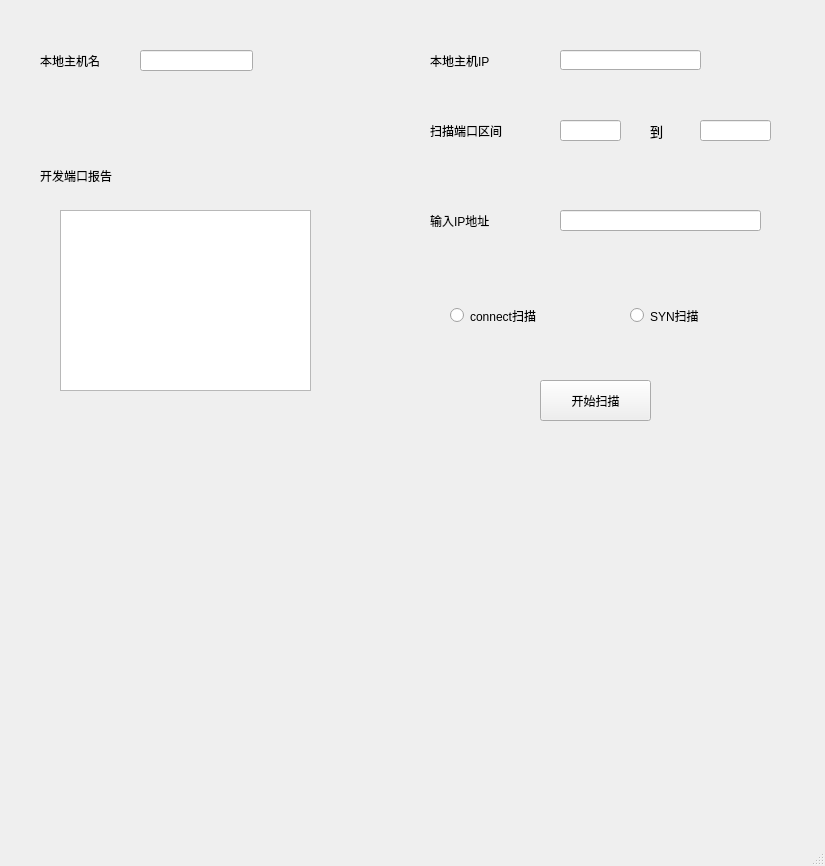
<?xml version="1.0" encoding="UTF-8"?>
<ui version="4.0">
 <class>MainWindow</class>
 <widget class="QMainWindow" name="MainWindow">
  <property name="geometry">
   <rect>
    <x>0</x>
    <y>0</y>
    <width>825</width>
    <height>866</height>
   </rect>
  </property>
  <property name="windowTitle">
   <string>Yiitao_Scan</string>
  </property>
  <widget class="QWidget" name="centralwidget">
   <widget class="QLabel" name="label">
    <property name="geometry">
     <rect>
      <x>40</x>
      <y>50</y>
      <width>81</width>
      <height>21</height>
     </rect>
    </property>
    <property name="text">
     <string>本地主机名</string>
    </property>
   </widget>
   <widget class="QLineEdit" name="lineEdit">
    <property name="geometry">
     <rect>
      <x>140</x>
      <y>50</y>
      <width>113</width>
      <height>21</height>
     </rect>
    </property>
   </widget>
   <widget class="QLabel" name="label_2">
    <property name="geometry">
     <rect>
      <x>430</x>
      <y>50</y>
      <width>91</width>
      <height>21</height>
     </rect>
    </property>
    <property name="text">
     <string>本地主机IP</string>
    </property>
   </widget>
   <widget class="QLineEdit" name="lineEdit_2">
    <property name="geometry">
     <rect>
      <x>560</x>
      <y>50</y>
      <width>141</width>
      <height>20</height>
     </rect>
    </property>
   </widget>
   <widget class="QLabel" name="label_3">
    <property name="geometry">
     <rect>
      <x>40</x>
      <y>160</y>
      <width>101</width>
      <height>31</height>
     </rect>
    </property>
    <property name="text">
     <string>开发端口报告</string>
    </property>
   </widget>
   <widget class="QTextEdit" name="textEdit">
    <property name="geometry">
     <rect>
      <x>60</x>
      <y>210</y>
      <width>251</width>
      <height>181</height>
     </rect>
    </property>
   </widget>
   <widget class="QLabel" name="label_4">
    <property name="geometry">
     <rect>
      <x>430</x>
      <y>110</y>
      <width>111</width>
      <height>41</height>
     </rect>
    </property>
    <property name="text">
     <string>扫描端口区间</string>
    </property>
   </widget>
   <widget class="QLineEdit" name="lineEdit_3">
    <property name="geometry">
     <rect>
      <x>560</x>
      <y>120</y>
      <width>61</width>
      <height>21</height>
     </rect>
    </property>
   </widget>
   <widget class="QLabel" name="label_5">
    <property name="geometry">
     <rect>
      <x>650</x>
      <y>110</y>
      <width>31</width>
      <height>41</height>
     </rect>
    </property>
    <property name="font">
     <font>
      <family>04b_21</family>
      <pointsize>10</pointsize>
     </font>
    </property>
    <property name="text">
     <string>到</string>
    </property>
   </widget>
   <widget class="QLineEdit" name="lineEdit_4">
    <property name="geometry">
     <rect>
      <x>700</x>
      <y>120</y>
      <width>71</width>
      <height>21</height>
     </rect>
    </property>
   </widget>
   <widget class="QLabel" name="label_6">
    <property name="geometry">
     <rect>
      <x>430</x>
      <y>210</y>
      <width>91</width>
      <height>21</height>
     </rect>
    </property>
    <property name="text">
     <string>输入IP地址</string>
    </property>
   </widget>
   <widget class="QLineEdit" name="lineEdit_5">
    <property name="geometry">
     <rect>
      <x>560</x>
      <y>210</y>
      <width>201</width>
      <height>21</height>
     </rect>
    </property>
   </widget>
   <widget class="QRadioButton" name="radioButton">
    <property name="geometry">
     <rect>
      <x>450</x>
      <y>300</y>
      <width>121</width>
      <height>31</height>
     </rect>
    </property>
    <property name="text">
     <string>connect扫描</string>
    </property>
   </widget>
   <widget class="QRadioButton" name="radioButton_2">
    <property name="geometry">
     <rect>
      <x>630</x>
      <y>300</y>
      <width>121</width>
      <height>31</height>
     </rect>
    </property>
    <property name="text">
     <string>SYN扫描</string>
    </property>
   </widget>
   <widget class="QPushButton" name="pushButton">
    <property name="geometry">
     <rect>
      <x>540</x>
      <y>380</y>
      <width>111</width>
      <height>41</height>
     </rect>
    </property>
    <property name="text">
     <string>开始扫描</string>
    </property>
   </widget>
  </widget>
  <widget class="QMenuBar" name="menubar">
   <property name="geometry">
    <rect>
     <x>0</x>
     <y>0</y>
     <width>825</width>
     <height>26</height>
    </rect>
   </property>
  </widget>
  <widget class="QStatusBar" name="statusbar"/>
 </widget>
 <resources/>
 <connections>
  <connection>
   <sender>pushButton</sender>
   <signal>clicked()</signal>
   <receiver>MainWindow</receiver>
   <slot>Scan()</slot>
   <hints>
    <hint type="sourcelabel">
     <x>595</x>
     <y>428</y>
    </hint>
    <hint type="destinationlabel">
     <x>596</x>
     <y>546</y>
    </hint>
   </hints>
  </connection>
 </connections>
 <slots>
  <slot>Scan()</slot>
 </slots>
</ui>
